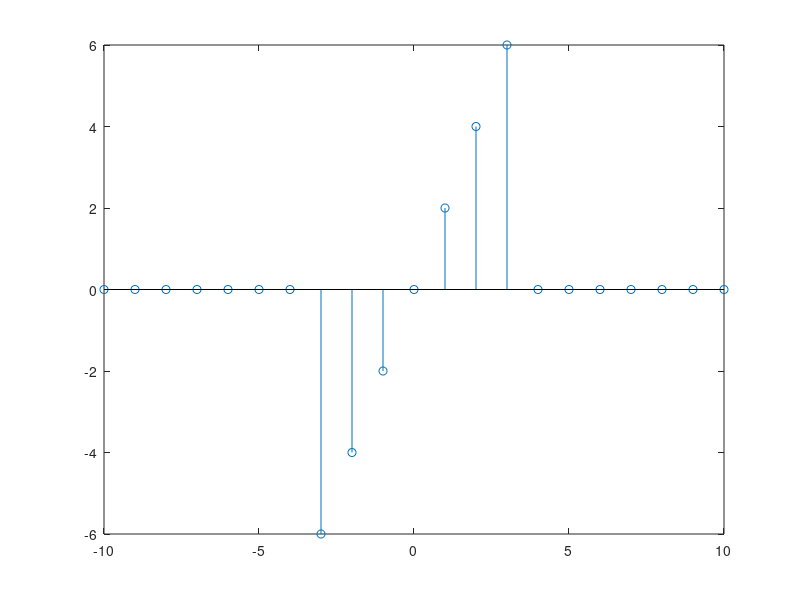

This figure's MATLAB source:
%1.a

clc;
close all;
clear all;
k=1;
for n=-10:1:10
    if n>=-3 && n<=3
        x(k)=2*n ;
    else 
        x(k)=0 ;
    end
    k=k+1 ;
end
     
figure
n = -10:10;
stem(n,x)

  
